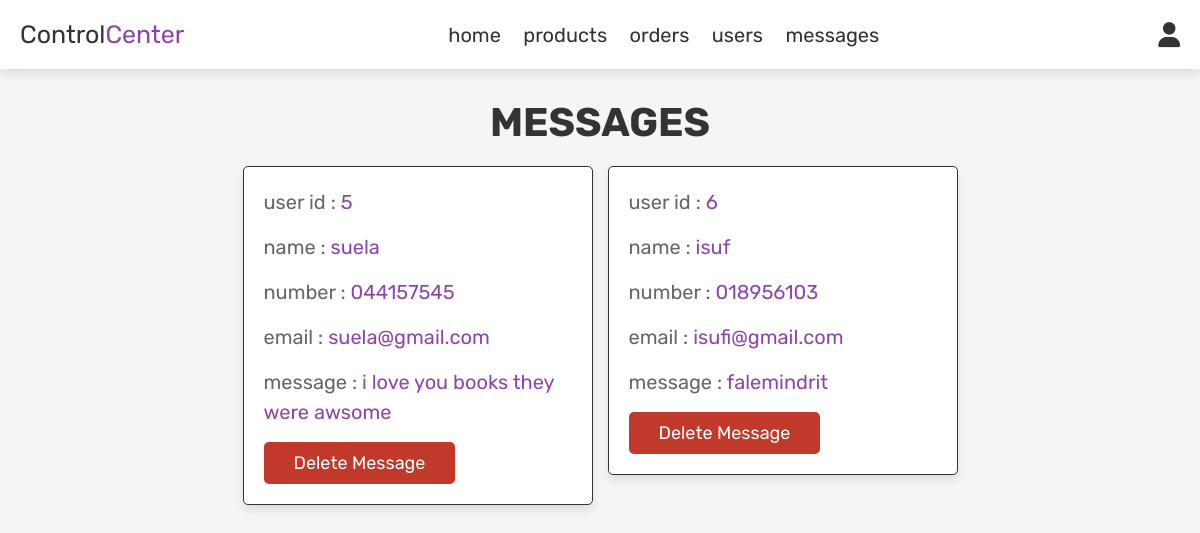
/admin_contacts.php (signed in), run on the app's committed database.
### tables this page shows
CREATE TABLE `message` (
  `id` int(100) NOT NULL,
  `user_id` int(100) NOT NULL,
  `name` varchar(100) NOT NULL,
  `email` varchar(100) NOT NULL,
  `number` varchar(12) NOT NULL,
  `message` varchar(500) NOT NULL
);

### admin_contacts.php (the view, shortened to what this page needs)
<?php
include 'config.php';
?>
<!DOCTYPE html>
<html lang="en">
<head>
   <link rel="stylesheet" href="https://cdnjs.cloudflare.com/ajax/libs/font-awesome/6.0.0/css/all.min.css">
   <link rel="stylesheet" href="css/admin_style.css">
</head>
<body>
<?php include 'admin_header.php'; ?>
<section class="messages">
   <h1 class="title"> messages </h1>
   <div class="box-container">
   <?php
      $select_message = mysqli_query($conn, "SELECT * FROM `message`") or die('query failed');
      if(mysqli_num_rows($select_message) > 0){
         while($fetch_message = mysqli_fetch_assoc($select_message)){
   ?>
   <div class="box">
      <p> user id : <span><?php echo $fetch_message['user_id']; ?></span> </p>
      <p> name : <span><?php echo $fetch_message['name']; ?></span> </p>
      <p> number : <span><?php echo $fetch_message['number']; ?></span> </p>
      <p> email : <span><?php echo $fetch_message['email']; ?></span> </p>
      <p> message : <span><?php echo $fetch_message['message']; ?></span> </p>
      <a href="admin_contacts.php?delete=<?php echo $fetch_message['id']; ?>" onclick="return confirm('delete this message?');" class="delete-btn">delete message</a>
   </div>
   <?php
      };
   }else{
      echo '<p class="empty">you have no messages!</p>';
   }
   ?>
   </div>
</section>
</body>
</html>

### css/admin_style.css (style rules this page uses)
:root { --purple:#8e44ad; --red:#c0392b; --orange:#f39c12; --black:#333; --white:#fff; --light-color:#666; --light-white:#ccc; --light-bg:#f5f5f5; --border:.1rem solid var(--black); --box-shadow:0 .5rem 1rem rgba(0,0,0,.1); }
* { font-family: 'Rubik', sans-serif; margin:0; padding:0; box-sizing: border-box; outline: none; border:none; text-decoration: none; transition:all .2s linear; }
html { font-size: 62.5%; overflow-x: hidden; }
body { background-color: var(--light-bg); }
section { padding:3rem 2rem; }
.title { text-align: center; margin-bottom: 2rem; text-transform: uppercase; color:var(--black); font-size: 4rem; }
.btn, .option-btn, .delete-btn, .white-btn { display: inline-block; margin-top: 1rem; padding:1rem 3rem; cursor: pointer; color:var(--white); font-size: 1.8rem; border-radius: .5rem; text-transform: capitalize; }
.delete-btn { background-color: var(--red); }
.messages .box-container { display: grid; grid-template-columns: repeat(auto-fit, 35rem); justify-content: center; gap:1.5rem; max-width: 1200px; margin:0 auto; align-items: flex-start; }
.messages .box-container .box { background-color: var(--white); padding:2rem; border:var(--border); box-shadow: var(--box-shadow); border-radius: .5rem; }
.messages .box-container .box p { padding-bottom: 1.5rem; font-size: 2rem; color:var(--light-color); line-height: 1.5; }
.messages .box-container .box p span { color:var(--purple); }
.messages .box-container .box .delete-btn { margin-top: 0; }

### data on the page
message: user "5", name "suela", number "044157545", email "suela@gmail.com", message "i love you books they were awsome"
message: user "6", name "isuf", number "018956103", email "isufi@gmail.com", message "falemindrit"
